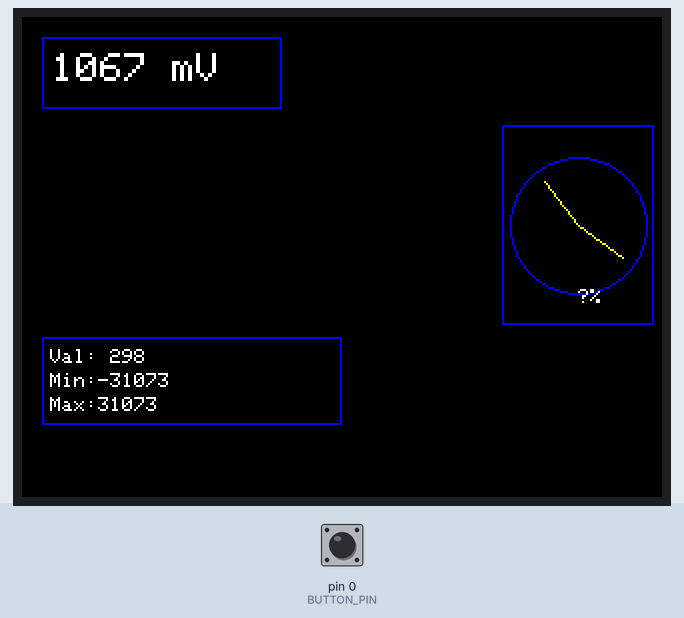
The sketch below on a simulated Arduino Uno, built with avr-gcc and run on an emulated ATmega328P. On the bench: 320×240 colour display. The test bench sets the inputs (shaded band); at power-on: pin 0 (BUTTON_PIN) HIGH. Random numbers use the default seed unless the sketch sets one.

Above: at 1.8 s.
1.9 s: pin 0 (BUTTON_PIN) pulled LOW for 3.2 s
At 3.97 s:
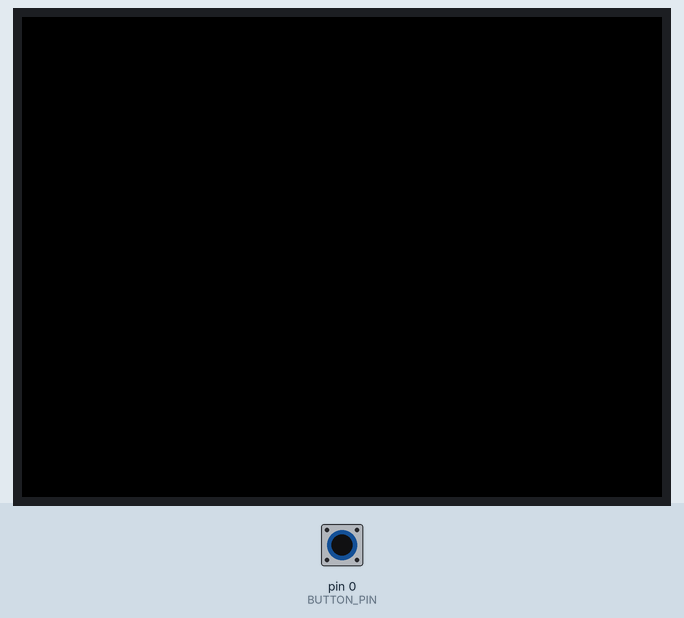
At 7.2 s:
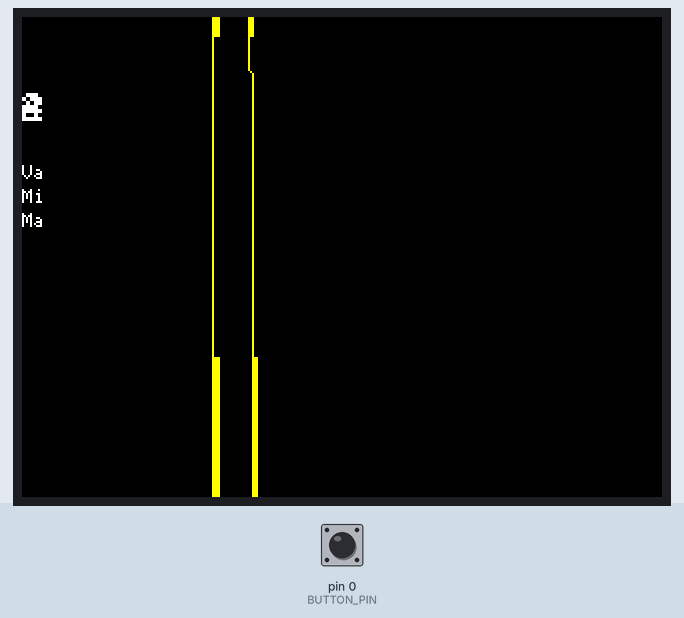
Timing chart, 0 to 8.7 s (numbered marks = the images above; inputs shaded):
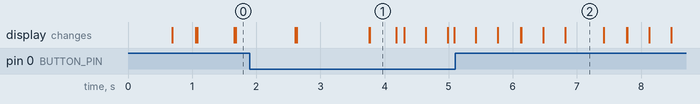

The sketch:

core_example_xt2.ino
```cpp
#include <Adafruit_GFX.h>
#include <Adafruit_ILI9341.h>
#include <SPI.h>
#include <math.h>

// ==== Display setup ====
#define TFT_CS     15
#define TFT_RST    4
#define TFT_DC     2
Adafruit_ILI9341 tft = Adafruit_ILI9341(TFT_CS, TFT_DC, TFT_RST);

// ==== Colors ====
const uint16_t COLOR_BG     = ILI9341_BLACK;
const uint16_t COLOR_TEXT   = ILI9341_WHITE;
const uint16_t COLOR_FRAME  = ILI9341_BLUE;
const uint16_t COLOR_ACCENT = ILI9341_YELLOW;
const uint16_t COLOR_RED    = ILI9341_RED;
const uint16_t COLOR_GREEN  = ILI9341_GREEN;

// ==== Button to switch layouts ====
const uint8_t BUTTON_PIN = 0; // change if needed
const uint16_t DEBOUNCE_MS = 50;

// ==== Widget framework ====
typedef void (*ProcessCallback)(void *);
typedef void (*DisplayCallback)(void *);

struct Widget {
  int16_t x, y, width, height;
  ProcessCallback processCb;
  DisplayCallback displayCb;
  uint16_t processFrequency;   // ms
  uint32_t lastProcessTime;
  bool hasFrame;
  bool hasBackground;
  uint16_t bgColor;
  void *data;                  // pointer to widget-specific data
};

// ---- Data structures for widgets ----
// Voltage text widget uses a simple integer mV
int voltageData = 0;

// Rolling graph - now dynamically sized per-GraphData
struct GraphData {
  int *values;     // dynamically allocated buffer
  int points;      // number of samples
  int index;       // next write position
  int minVal;
  int maxVal;
  GraphData() : values(nullptr), points(0), index(0), minVal(99999), maxVal(-99999) {}
};

// allocate and initialize graph buffer
bool initGraph(GraphData *g, int points) {
  if (!g) return false;
  if (g->values) delete[] g->values; // free if present
  if (points <= 0) return false;
  g->values = new int[points];
  if (!g->values) return false;
  g->points = points;
  g->index = 0;
  g->minVal = 99999;
  g->maxVal = -99999;
  for (int i = 0; i < points; ++i) g->values[i] = 0;
  return true;
}
void destroyGraph(GraphData *g) {
  if (!g) return;
  if (g->values) {
    delete[] g->values;
    g->values = nullptr;
  }
  g->points = 0;
  g->index = 0;
  g->minVal = 99999;
  g->maxVal = -99999;
}

// Gauge
struct GaugeData { float value; };

// Min/Max tracker
struct MinMaxData {
  int value;
  int minV;
  int maxV;
  unsigned long lastReset;
  MinMaxData() : value(0), minV(99999), maxV(-99999), lastReset(0) {}
};

// ---- Instantiate per-widget data ----
GraphData graphDataA; // for graph widget in layout A
GraphData graphDataB; // for graph widget in layout B
GaugeData gaugeData = {0.0f};
MinMaxData minmaxDataA;
MinMaxData minmaxDataB;

// ---- Helper to find widget pointer by data (search current layout) ----
Widget **currentLayout = nullptr;
int currentLayoutSize = 0;
Widget * findWidgetByData(void *data) {
  if (!currentLayout) return nullptr;
  for (int i = 0; i < currentLayoutSize; ++i) {
    if (currentLayout[i]->data == data) return currentLayout[i];
  }
  return nullptr;
}

// ==== Process & Display callbacks ====
// Voltage widget
void processVoltage(void *data) {
  int *v = (int*)data;
  *v = random(0, 5000); // mV (replace with ADC)
}
void displayVoltage(void *data) {
  int *v = (int*)data;
  Widget *w = findWidgetByData(data);
  int tx = (w ? w->x : 10) + 5;
  int ty = (w ? w->y : 10) + 8;

  char buf[20];
  sprintf(buf, "%4d mV", *v);
  if (w && w->hasBackground) tft.fillRect(w->x, w->y, w->width, w->height, w->bgColor);
  tft.setCursor(tx, ty);
  tft.setTextColor(COLOR_TEXT);
  tft.setTextSize(2);
  tft.print(buf);
  if (w && w->hasFrame) tft.drawRect(w->x, w->y, w->width, w->height, COLOR_FRAME);
}

// Rolling Graph
void processGraph(void *data) {
  GraphData *g = (GraphData*)data;
  if (!g || !g->values || g->points <= 0) return;
  int newVal = random(100, 4800); // replace with actual sample
  g->values[g->index] = newVal;
  g->index = (g->index + 1) % g->points;

  // recompute min/max
  g->minVal = 99999; g->maxVal = -99999;
  for (int i = 0; i < g->points; ++i) {
    if (g->values[i] < g->minVal) g->minVal = g->values[i];
    if (g->values[i] > g->maxVal) g->maxVal = g->values[i];
  }
  if (g->minVal == 99999) { g->minVal = 0; g->maxVal = 1000; }
}

void displayGraph(void *data) {
  GraphData *g = (GraphData*)data;
  Widget *w = findWidgetByData(data);
  if (!g || !g->values || g->points <= 0 || !w) return;

  int gx = w->x, gy = w->y, gw = max(2, w->width), gh = max(2, w->height);
  tft.fillRect(gx, gy, gw, gh, (w->hasBackground ? w->bgColor : COLOR_BG));

  if (g->maxVal == g->minVal) {
    tft.drawRect(gx, gy, gw, gh, COLOR_FRAME);
    return;
  }

  // draw polyline scaled to widget width
  // Map sample-space [0..points-1] to pixel x positions across gw
  for (int i = 1; i < g->points; ++i) {
    int idx1 = (g->index + i - 1) % g->points;
    int idx2 = (g->index + i) % g->points;
    int x1 = gx + (i - 1) * (gw - 1) / max(1, g->points - 1);
    int x2 = gx + i * (gw - 1) / max(1, g->points - 1);
    int y1 = gy + gh - (g->values[idx1] - g->minVal) * gh / max(1, (g->maxVal - g->minVal));
    int y2 = gy + gh - (g->values[idx2] - g->minVal) * gh / max(1, (g->maxVal - g->minVal));
    tft.drawLine(x1, y1, x2, y2, COLOR_ACCENT);
  }

  // min/max text
  char buf[32];
  tft.setTextSize(1);
  tft.setTextColor(COLOR_TEXT);
  sprintf(buf, "min:%d", g->minVal);
  tft.setCursor(gx + 3, gy + 2); tft.print(buf);
  sprintf(buf, "max:%d", g->maxVal);
  tft.setCursor(gx + 3, gy + 12); tft.print(buf);

  if (w->hasFrame) tft.drawRect(gx, gy, gw, gh, COLOR_FRAME);
}

// Gauge
void processGauge(void *data) {
  GaugeData *g = (GaugeData*)data;
  g->value = (float)random(0, 1000) / 10.0f; // 0..100%
}
void displayGauge(void *data) {
  GaugeData *g = (GaugeData*)data;
  Widget *w = findWidgetByData(data);
  if (!w) return;
  int cx = w->x + w->width / 2;
  int cy = w->y + w->height / 2;
  int r = min(w->width, w->height) / 2 - 4;
  if (w->hasBackground) tft.fillRect(w->x, w->y, w->width, w->height, w->bgColor);
  tft.drawCircle(cx, cy, r, COLOR_FRAME);
  float angleDeg = (g->value / 100.0f) * 270.0f - 135.0f;
  float rad = angleDeg * (3.14159265f / 180.0f);
  int nx = cx + (int)(cos(rad) * (r - 6));
  int ny = cy + (int)(sin(rad) * (r - 6));
  tft.drawLine(cx, cy, nx, ny, COLOR_ACCENT);
  char buf[16];
  sprintf(buf, "%3.0f%%", g->value);
  tft.setTextSize(1);
  tft.setCursor(cx - 12, cy + r - 2);
  tft.setTextColor(COLOR_TEXT);
  tft.print(buf);
  if (w->hasFrame) tft.drawRect(w->x, w->y, w->width, w->height, COLOR_FRAME);
}

// Min/Max over time widget
void processMinMax(void *data) {
  MinMaxData *mm = (MinMaxData*)data;
  mm->value = random(100, 4800); // sample
  if (mm->value < mm->minV) mm->minV = mm->value;
  if (mm->value > mm->maxV) mm->maxV = mm->value;
  if (millis() - mm->lastReset > 10000) {
    mm->minV = 99999;
    mm->maxV = -99999;
    mm->lastReset = millis();
  }
}
void displayMinMax(void *data) {
  MinMaxData *mm = (MinMaxData*)data;
  Widget *w = findWidgetByData(data);
  if (!w) return;
  if (w->hasBackground) tft.fillRect(w->x, w->y, w->width, w->height, w->bgColor);
  char buf[32];
  tft.setTextSize(1);
  tft.setTextColor(COLOR_TEXT);
  sprintf(buf, "Val:%4d", mm->value);
  tft.setCursor(w->x + 4, w->y + 6); tft.print(buf);
  sprintf(buf, "Min:%4d", (mm->minV==99999?0:mm->minV));
  tft.setCursor(w->x + 4, w->y + 18); tft.print(buf);
  sprintf(buf, "Max:%4d", (mm->maxV==-99999?0:mm->maxV));
  tft.setCursor(w->x + 4, w->y + 30); tft.print(buf);
  if (w->hasFrame) tft.drawRect(w->x, w->y, w->width, w->height, COLOR_FRAME);
}

// ==== Widget instances ====
// Layout A widgets (dashboard)
Widget voltageWidgetA = { 10, 10, 120, 36, processVoltage, displayVoltage, 500, 0, true, true, COLOR_BG, &voltageData };
Widget graphWidgetA   = { 10, 54, 220, 100, processGraph,   displayGraph,   150, 0, true, false, COLOR_BG, &graphDataA };
Widget gaugeWidgetA   = { 240, 54, 76,  100, processGauge,   displayGauge,   300, 0, true, false, COLOR_BG, &gaugeData };
Widget minmaxWidgetA  = { 10, 160, 150, 44, processMinMax,  displayMinMax,  400, 0, true, true, COLOR_BG, &minmaxDataA };

// Layout B widgets (big graph, compact right column)
Widget graphWidgetB   = { 10, 10, 300, 160, processGraph,  displayGraph,   120, 0, true, false, COLOR_BG, &graphDataB };
Widget voltageWidgetB = { 320, 14, 88, 36, processVoltage, displayVoltage, 500, 0, true, true, COLOR_BG, &voltageData };
Widget minmaxWidgetB  = { 320, 60, 88, 60, processMinMax, displayMinMax, 300, 0, true, true, COLOR_BG, &minmaxDataB };

// Layout arrays
Widget *layoutA[] = { &voltageWidgetA, &graphWidgetA, &gaugeWidgetA, &minmaxWidgetA };
Widget *layoutB[] = { &graphWidgetB, &voltageWidgetB, &minmaxWidgetB };

// screen management
Widget **layouts[] = { layoutA, layoutB };
int layoutSizes[] = { sizeof(layoutA)/sizeof(layoutA[0]), sizeof(layoutB)/sizeof(layoutB[0]) };
int currentLayoutIndex = 0;

// Switch layout function
void switchToLayout(int idx) {
  if (idx < 0 || idx >= (int)(sizeof(layouts)/sizeof(layouts[0]))) return;
  currentLayout = layouts[idx];
  currentLayoutSize = layoutSizes[idx];
  tft.fillScreen(COLOR_BG);
  for (int i = 0; i < currentLayoutSize; ++i) {
    Widget *w = currentLayout[i];
    if (w->processCb && w->data) {
      w->processCb(w->data); // give initial data
      w->lastProcessTime = millis();
    }
    if (w->hasBackground) tft.fillRect(w->x, w->y, w->width, w->height, w->bgColor);
    if (w->displayCb && w->data) w->displayCb(w->data);
    if (w->hasFrame) tft.drawRect(w->x, w->y, w->width, w->height, COLOR_FRAME);
  }
}

// ==== Setup & Loop ====
uint32_t lastButtonChange = 0;
bool lastButtonState = HIGH;
void setup() {
  randomSeed(analogRead(A0));
  tft.begin();
  tft.fillScreen(COLOR_BG);
  tft.setRotation(1);

  // Initialize graph buffers with different sizes per widget:
  // Layout A graph: 160 points, Layout B graph: 320 points (example)
  initGraph(&graphDataA, 160); // configure per-widget buffer size here
  initGraph(&graphDataB, 320); // independent size for the other graph

  // button setup
  pinMode(BUTTON_PIN, INPUT_PULLUP);
  lastButtonState = digitalRead(BUTTON_PIN);
  lastButtonChange = millis();

  // start on layout 0
  switchToLayout(0);
}

void loop() {
  uint32_t now = millis();

  // Button handling (debounced toggle)
  bool bstate = digitalRead(BUTTON_PIN);
  static bool wasPressed = false;
  if (bstate != lastButtonState) {
    lastButtonChange = now;
    lastButtonState = bstate;
  } else if (now - lastButtonChange > DEBOUNCE_MS) {
    if (bstate == LOW && !wasPressed) {
      currentLayoutIndex = (currentLayoutIndex + 1) % (sizeof(layouts)/sizeof(layouts[0]));
      switchToLayout(currentLayoutIndex);
      wasPressed = true;
    } else if (bstate == HIGH && wasPressed) {
      wasPressed = false;
    }
  }

  // Iterate widgets and run process/display if it's time
  if (currentLayout) {
    for (int i = 0; i < currentLayoutSize; ++i) {
      Widget *w = currentLayout[i];
      if (!w || !w->data) continue;
      if ((long)(now - w->lastProcessTime) >= (long)w->processFrequency) {
        if (w->processCb) w->processCb(w->data);
        w->lastProcessTime = now;
        if (w->hasBackground) tft.fillRect(w->x, w->y, w->width, w->height, w->bgColor);
        if (w->displayCb) w->displayCb(w->data);
        if (w->hasFrame) tft.drawRect(w->x, w->y, w->width, w->height, COLOR_FRAME);
      }
    }
  }

  delay(10);
}
```

Measured:
- what the display in image 1 shows lasts 0.4 s, from 3.8 s to 4.2 s
- what the display in image 2 shows lasts 0.6 s, from 6.8 s to 7.4 s
